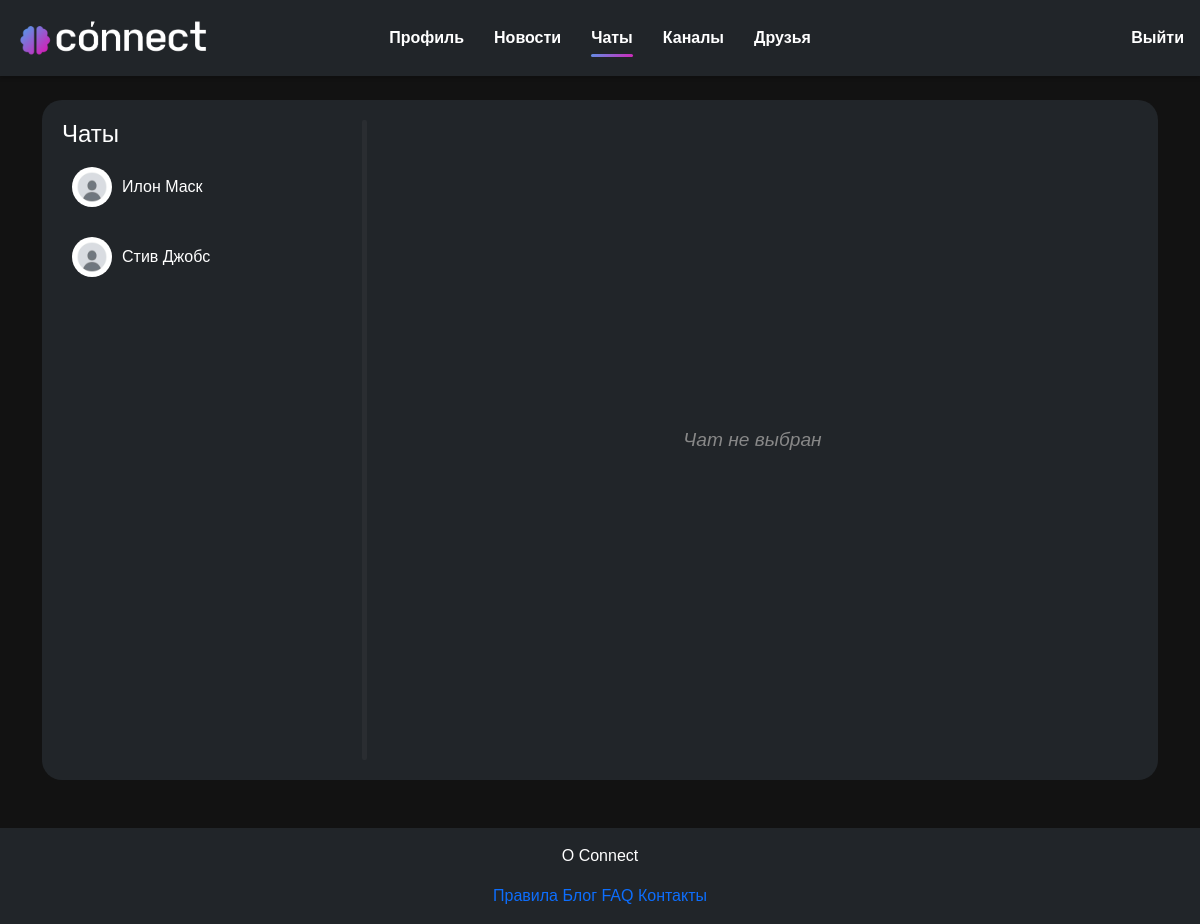
The page /chats/ (signed in) on the database as committed earlier.
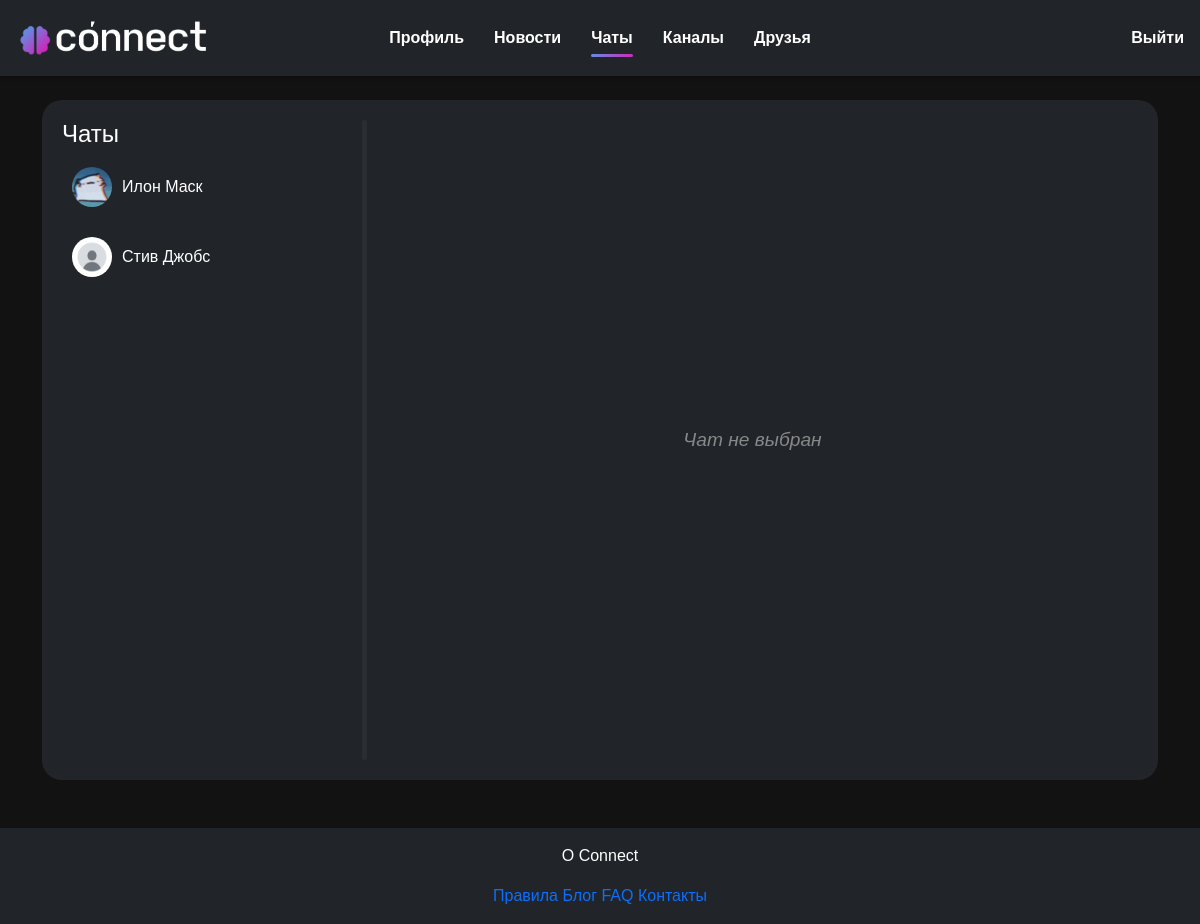
The same page on the database as committed later.
### users/models.py (models this page shows, shortened)
class User(AbstractUser):
    first_name = models.CharField("Имя", max_length=20)
    last_name = models.CharField("Фамилия", max_length=20)
    username = models.CharField("Имя пользователя", unique=True, max_length=20)
    email = models.EmailField("Почта", unique=True)
    password = models.CharField("Пароль", max_length=20)
    image = models.ImageField("Аватар", upload_to='users_images', blank=True, null=True)
    about = models.TextField("О себе", max_length=250, blank=True, null=True)
    def get_avatar_url(self):
        if self.image and hasattr(self.image, 'url'):
            return self.image.url
        else:
            return os.path.join(settings.STATIC_URL, 'person/img/default.jpg')
    class Meta:
        verbose_name = 'Пользователь'
        verbose_name_plural = 'Пользователи'

### chats/views.py (the view)
# urls.py: path('', views.chats_empty_page, name='chat_empty'),
@login_required
def chats_empty_page(request):
    chats_list = get_user_chats(request)
    data = {
        'user': request.user,
        'chats_list': chats_list,
        'chat': None,
        'messages': None
    }
    return render(request, 'chats/chats.html', data)

### chats/views.py (called while the page is built)
def get_user_chats(request):
    chats_list = Chat.objects.filter(participants=request.user)
    chats_list_filtered = []
    for chat in chats_list:
        other_participants = chat.participants.exclude(id=request.user.id)
        for user in other_participants:
            chats_list_filtered.append({'user': user, 'chat_id': chat.id})
    return chats_list_filtered

### chats/templates/chats/chats.html (shortened to what this page needs)
{% extends 'main/layout.html' %}
{% load static %}
{% block link %}
    <link rel="stylesheet" href="{% static 'chats/css/chats.css' %}">
{% endblock %}
{% block content %}
<section class="container-chats">
    <aside class="chat-list">
        <h2 class="list-name">Чаты</h2>
        <div class="chats">
            {% if chats_list %}
                {% for chat_info in chats_list %}
                    <a class="chat-link {% if request.resolver_match.kwargs.chat_id == chat_info.chat_id %}active{% endif %}" href="{% url 'chats' chat_info.chat_id %}">
                        <div class="chat-item" title="{{ chat_info.user.first_name }} {{ chat_info.user.last_name }}">
                            <img src="{{ chat_info.user.get_avatar_url }}" class="chat-image" height="40" width="40" alt="Avatar">
                            <span class="chat-name-list">{{ chat_info.user.first_name }} {{ chat_info.user.last_name }}</span>
                        </div>
                    </a>
                {% endfor %}
            {% else %}
                <p class="commentary">У вас нет чатов</p>
            {% endif %}
        </div>
    </aside>
    <div class="resizer" id="dragMe"></div>
    <div class="chat-window">
        {% if chat %}
            {% for participant in chat.participants.all %}
                {% if participant != request.user %}
                    <a style="color: white" href="{% url 'user_profile' participant.username %}">
                        <h2 class="chat-name-window">
                            {{ participant.first_name }} {{ participant.last_name }}
                        </h2>
                    </a>
                {% endif %}
            {% endfor %}
            <div class="messages" id="chat-messages">
                {% for message in messages %}
                    {% if message.sender.id == request.user.id %}
                        <div class="message message-sent">
                            <div class="message-text">{{ message.content }}</div>
                            <span class="message-sent-time">{{ message.timestamp }}</span>
                        </div>
                    {% else %}
                        <div class="message message-received">
                            <div class="message-text">{{ message.content }}</div>
                            <span class="message-received-time">{{ message.timestamp }}</span>
                        </div>
                    {% endif %}
                {% endfor %}
            </div>
            <form method="post">
                {% csrf_token %}
                <div class="input-area">
                    <textarea class="text-message-field" name="message-content" placeholder="Введите сообщение..."></textarea>
                    <div class="input-area-buttons">
                        <button type="submit">
                            <img src="{% static 'chats/img/send.svg' %}" height="30px" width="30px">
                        </button>
                        <button type="button" id="aiHelpButton" data-chat-id="{{ chat.id }}">
                            <img src="{% static 'chats/img/ai.svg' %}" id="aiHelpIcon" height="30px" width="30px">
                        </button>
                    </div>
                </div>
            </form>
        {% else %}
            <p class="commentary-centered">Чат не выбран</p>
        {% endif %}
    </div>
</section>
{% endblock %}

Rows that differ between the two databases and show on the page:
changed User "Илон": user.get_avatar_url: picture added in place of a placeholder
